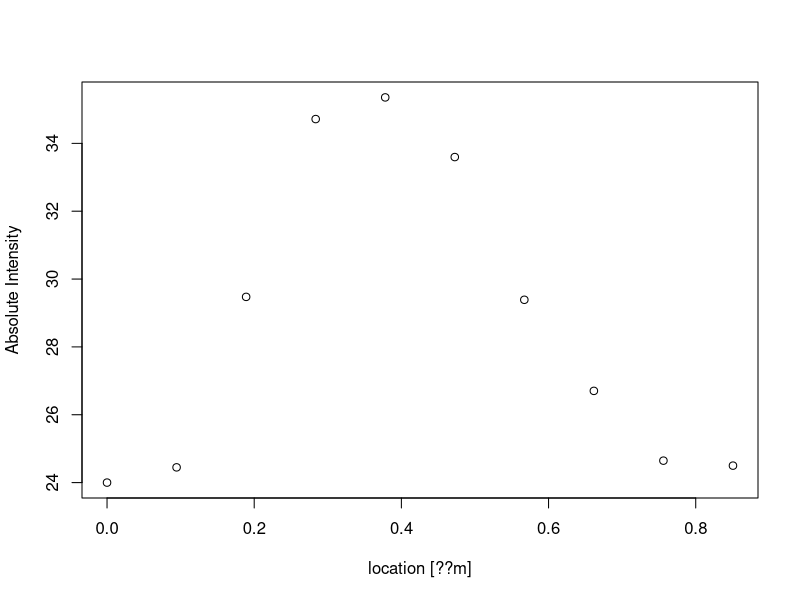
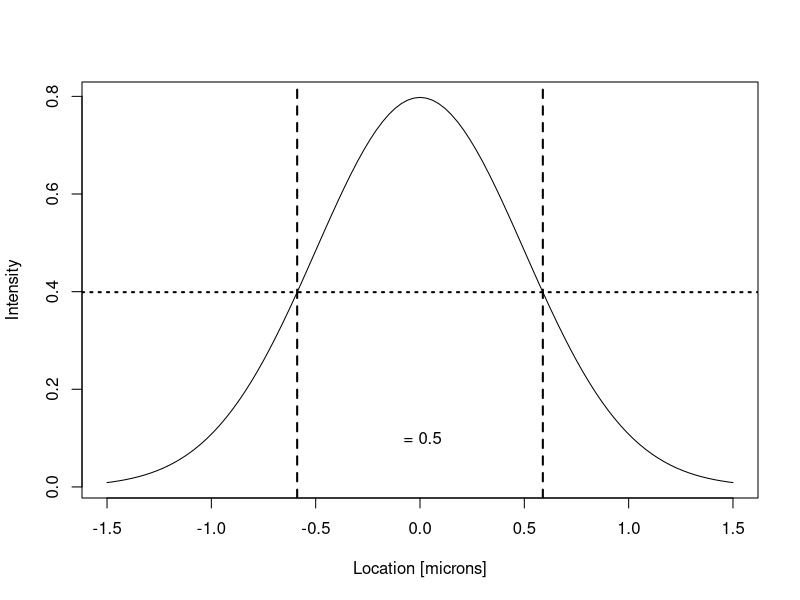
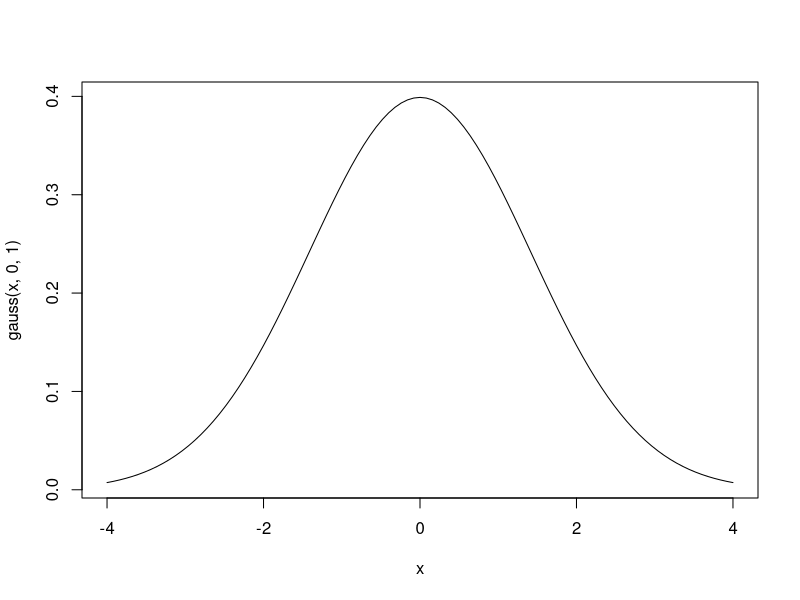
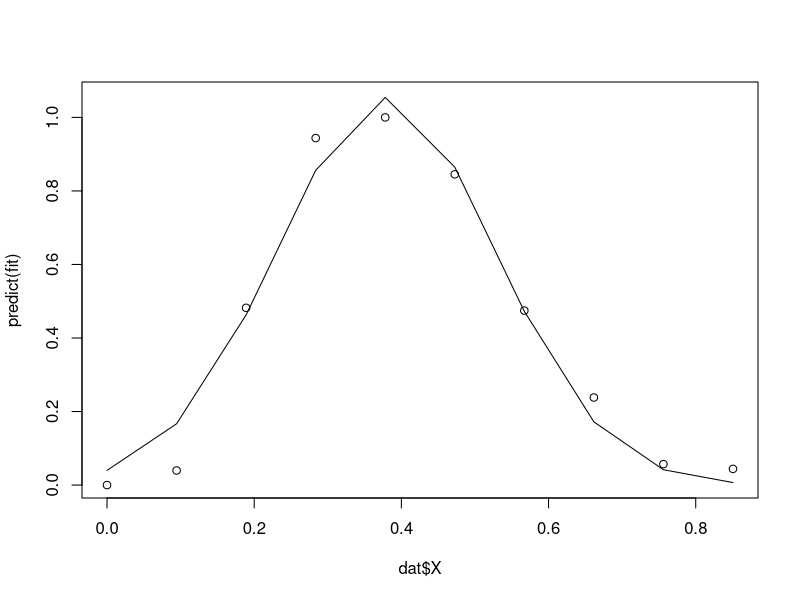

Here is the R script that generated these plots, in order:
## ---- chunk 1
knitr::opts_chunk$set(echo = TRUE)
## ---- chunk 2
dat = read.csv("Values.csv")
print(dat)
plot(dat, xlab = "location [??m]", ylab = "Absolute Intensity")
## ---- chunk 3

curve(1/(sqrt(2*pi*0.5^2))*exp(-(x)^2/(2*0.5^2)), from = -1.5, to = 1.5, xlab = "Location [microns]", ylab = "Intensity")

abline(v = 0.58875, lty = 2, lwd = 2)
abline(v = -0.58875, lty = 2, lwd = 2)
abline(h = 0.3989, lty = 3, lwd = 2)
text(0, 0.1, " = 0.5")

## ---- chunk 4
gauss = function(x, x0, sigma){
  1/sqrt(2 * pi * sigma) * exp(-(x - x0)^2 / (2 * sigma)^2)
}

curve(gauss(x, 0, 1), from = -4, to = 4)

i = 1
while(i <= length(dat$Y)){
  dat$y.norm[i] = (dat$Y[i] - min(dat$Y))/(max(dat$Y) - min(dat$Y))
  i = i + 1
}

## ---- chunk 5
fit = nls(dat$y.norm ~ gauss(dat$X, x0, sigma),data = dat, start = list(x0 = 0.4, sigma = 0.1), algorithm = "plinear")

summary(fit)
plot(dat$X, predict(fit), type = "l")
points(dat$X, dat$y.norm, pty = 2)
